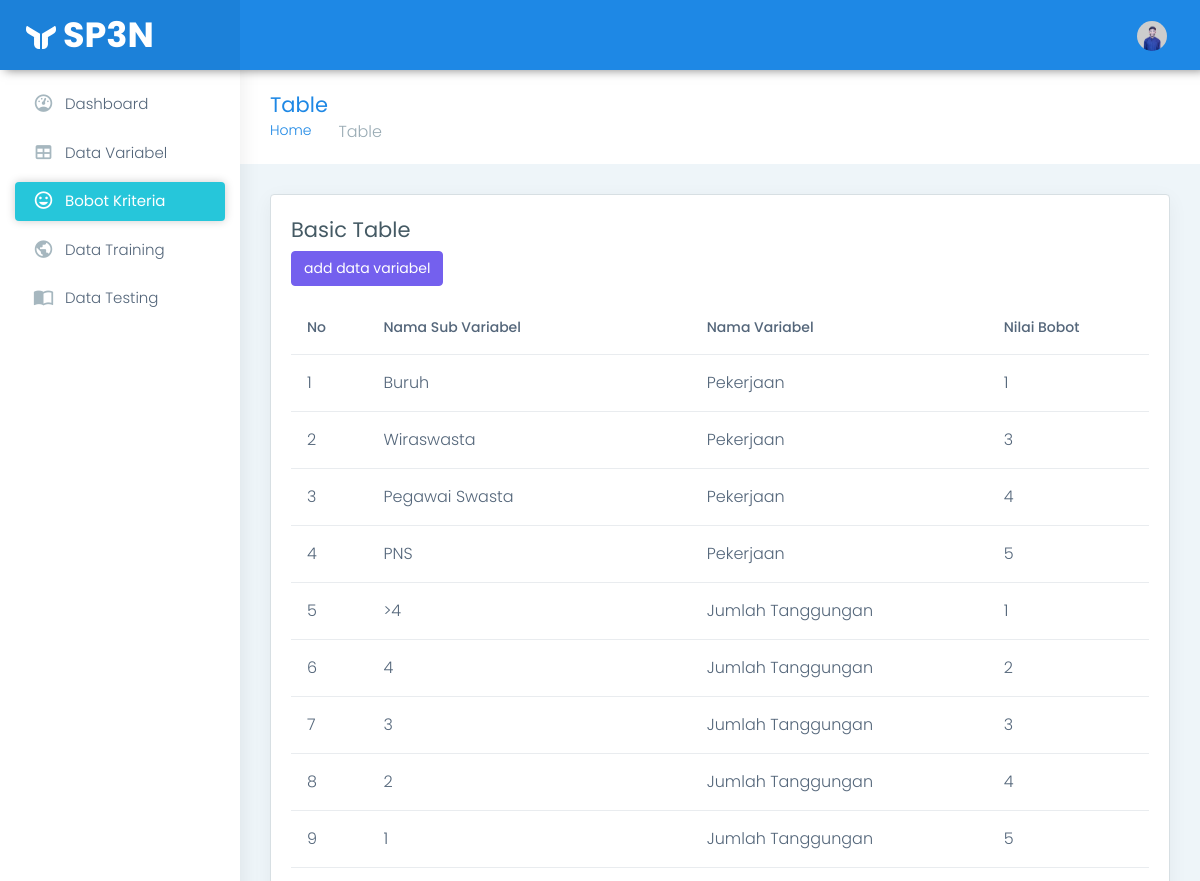
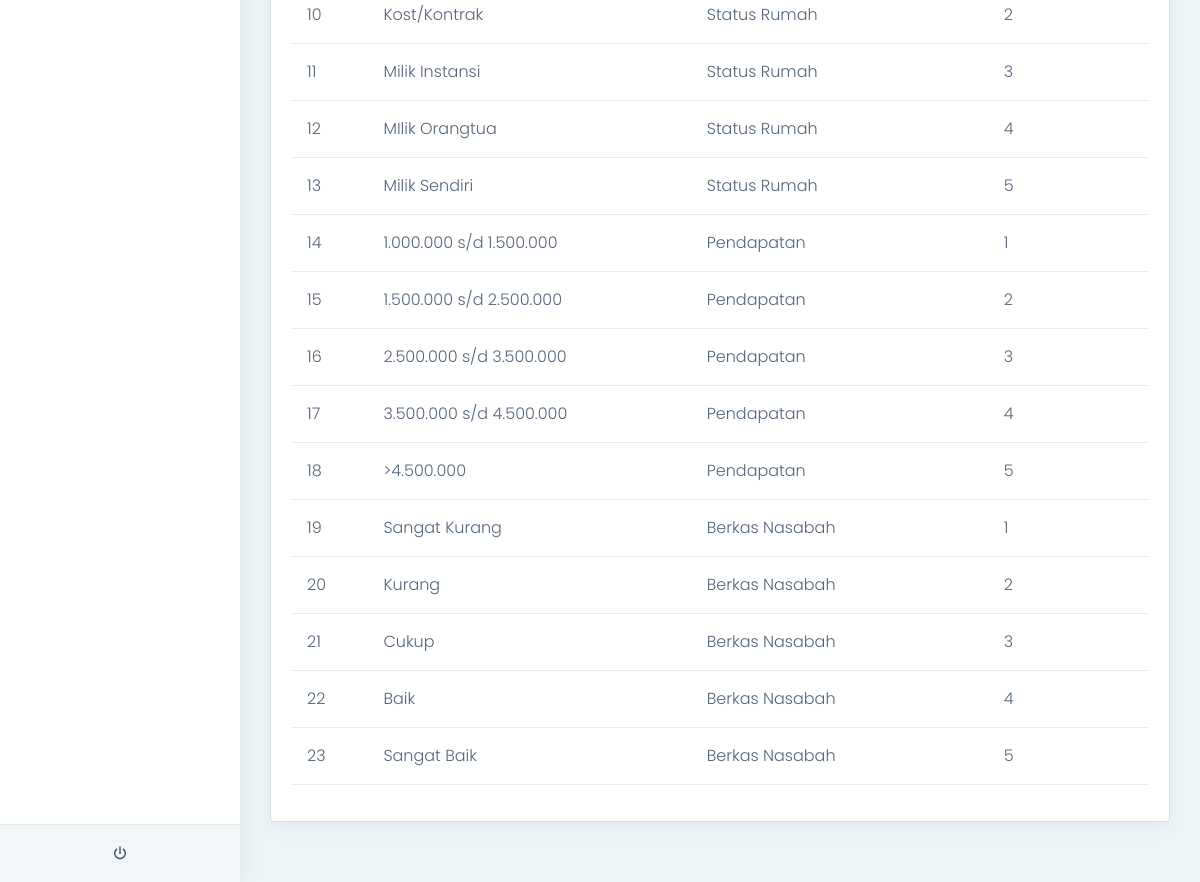
The app's page /viewlogin/Dasboard/html/data-bobot.php with its own data (2 pictures, top to bottom).
### tables this page shows
CREATE TABLE `tb_sub_variabel` (
  `id_sub_variabel` int(11) NOT NULL,
  `id_variabel` int(11) NOT NULL,
  `nama_sub_variabel` varchar(60) NOT NULL,
  `bobot` int(11) NOT NULL
);

CREATE TABLE `tb_variabel` (
  `id_variabel` int(11) NOT NULL,
  `nama_variabel` varchar(80) NOT NULL
);

### viewlogin/Dasboard/html/crudsubvariabel/read.php (the view)
<?php
include('../../../koneksi.php');
$no = 1;
$query = mysqli_query($conn,  "SELECT * FROM tb_sub_variabel, tb_variabel where tb_sub_variabel.id_variabel=tb_variabel.id_variabel order by id_sub_variabel");
while ($row = mysqli_fetch_array($query)) {
?>
    <tr>
        <td><?php echo $no++ ?></td>
        <td><?php echo $row['nama_sub_variabel']; ?> </td>
        <td><?php echo $row['nama_variabel']; ?> </td>
        <td><?php echo $row['bobot']; ?> </td>
    </tr>
<?php
}
?>

### viewlogin/Dasboard/html/template/header.php (shortened to what this page needs)
<!DOCTYPE html>
<html dir="ltr" lang="en">
<head>
    <link href="../assets/plugins/chartist-js/dist/chartist.min.css" rel="stylesheet">
    <link href="../assets/plugins/chartist-js/dist/chartist-init.css" rel="stylesheet">
    <link href="../assets/plugins/chartist-plugin-tooltip-master/dist/chartist-plugin-tooltip.css" rel="stylesheet">
    <link href="../assets/plugins/c3-master/c3.min.css" rel="stylesheet">
    <link href="css/style.min.css" rel="stylesheet">
</head>
<body>
    <div id="main-wrapper" data-layout="vertical" data-navbarbg="skin6" data-sidebartype="full" data-sidebar-position="absolute" data-header-position="absolute" data-boxed-layout="full">
        <header class="topbar" data-navbarbg="skin6">
            <nav class="navbar top-navbar navbar-expand-md navbar-dark">
                <div class="navbar-header" data-logobg="skin6">
                    <a class="navbar-brand ms-4" href="index.php">
                        <b class="logo-icon">
                            <img src="../assets/images/logo-light-icon.png" alt="homepage" class="dark-logo" />
                        </b>
                        <span style="color: white; font-size: 35px; font-weight: bold; ">
                            SP3N
                        </span>
                    </a>
                </div>
                <div class="navbar-collapse collapse" id="navbarSupportedContent" data-navbarbg="skin5">
                    <ul class="navbar-nav me-auto mt-md-0 ">
                        <li class="nav-item search-box">
                            <a class="nav-link text-muted" href="javascript:void(0)"><i class="ti-search"></i></a>
                        </li>
                    </ul>
                    <ul class="navbar-nav">
                        <li class="nav-item dropdown">
                            <a class="nav-link dropdown-toggle text-muted waves-effect waves-dark" href="#" id="navbarDropdown" role="button" data-bs-toggle="dropdown" aria-expanded="false">
                                <img src="../assets/images/users/developer1.jpg" alt="user" class="profile-pic me-2"><?php echo $_SESSION['email'] ?>
                            </a>
                        </li>
                    </ul>
                </div>
            </nav>
        </header>

### viewlogin/Dasboard/html/template/sidebar.php
<aside class="left-sidebar" data-sidebarbg="skin6">
    <div class="scroll-sidebar">
        <nav class="sidebar-nav">
            <ul id="sidebarnav">
                <li class="sidebar-item"> <a class="sidebar-link waves-effect waves-dark sidebar-link" href="index.php" aria-expanded="false"><i class="mdi me-2 mdi-gauge"></i><span class="hide-menu">Dashboard</span></a></li>
                <li class="sidebar-item"> <a class="sidebar-link waves-effect waves-dark sidebar-link" href="data-variabel.php" aria-expanded="false"><i class="mdi me-2 mdi-table"></i><span class="hide-menu">Data Variabel</span></a></li>
                <li class="sidebar-item"> <a class="sidebar-link waves-effect waves-dark sidebar-link" href="data-bobot.php" aria-expanded="false"><i class="mdi me-2 mdi-emoticon"></i><span class="hide-menu">Bobot Kriteria</span></a></li>
                <li class="sidebar-item"> <a class="sidebar-link waves-effect waves-dark sidebar-link" href="data-training.php" aria-expanded="false"><i class="mdi me-2 mdi-earth"></i><span class="hide-menu">Data Training</span></a></li>
                <li class="sidebar-item"> <a class="sidebar-link waves-effect waves-dark sidebar-link" href="data-testing.php" aria-expanded="false"><i class="mdi me-2 mdi-book-open-variant"></i><span class="hide-menu">Data Testing</span></a>
                </li>
            </ul>
        </nav>
    </div>
    <div class="sidebar-footer">
        <div class="row">
            <div class="col-4 link-wrap">
                <a href="" class="link" data-toggle="tooltip" title="" data-original-title="Settings"><i class="ti-settings"></i></a>
            </div>
            <div class="col-4 link-wrap">
                <a href="../../../viewlogin/auth/action-logout.php" class="link" data-toggle="tooltip" title="" data-original-title="Logout"><i class="mdi mdi-power"></i></a>
            </div>
        </div>
    </div>
</aside>

### viewlogin/Dasboard/html/data-bobot.php (shortened to what this page needs)
<?php include('../html/template/header.php'); ?>
<?php include('../html/template/sidebar.php'); ?>
<div class="page-wrapper">
    <div class="page-breadcrumb">
        <div class="row align-items-center">
            <div class="col-md-6 col-8 align-self-center">
                <h3 class="page-title mb-0 p-0">Table</h3>
                <div class="d-flex align-items-center">
                    <nav aria-label="breadcrumb">
                        <ol class="breadcrumb">
                            <li class="breadcrumb-item"><a href="#">Home</a></li>
                            <li class="breadcrumb-item active" aria-current="page">Table</li>
                        </ol>
                    </nav>
                </div>
            </div>
        </div>
    </div>
    <div class="container-fluid">
        <div class="row">
            <div class="col-sm-12">
                <div class="card">
                    <div class="card-body">
                        <h4 class="card-title">Basic Table</h4>
                        <h6 class="card-subtitle">
                            <button type="button" class="btn btn-primary" data-toggle="modal" data-target="#exampleModal">
                                add data variabel
                            </button>
                                                        <?php include('../html/crudsubvariabel/pull.php'); ?>
                        </h6>
                        <div class="table-responsive">
                            <table class="table user-table">
                                <thead>
                                    <tr>
                                        <th class="border-top-0">No</th>
                                        <th class="border-top-0">Nama Sub Variabel</th>
                                        <th class="border-top-0">Nama Variabel</th>
                                        <th class="border-top-0">Nilai Bobot</th>
                                    </tr>
                                </thead>
                                <tbody>
                                    <?php include('../html/crudsubvariabel/read.php'); ?>
                                </tbody>
                            </table>
                        </div>
                    </div>
                </div>
            </div>
        </div>
        <?php include('../html/template/footer.php'); ?>

### viewlogin/Dasboard/html/template/footer.php (shortened to what this page needs)
</div>
</div>
</body>
</html>

### records on screen
tb_sub_variabel: nama_sub_variabel "Buruh", id_variabel.nama_variabel "Pekerjaan", bobot "1"
tb_sub_variabel: nama_sub_variabel "Wiraswasta", id_variabel.nama_variabel "Pekerjaan", bobot "3"
tb_sub_variabel: nama_sub_variabel "Pegawai Swasta", id_variabel.nama_variabel "Pekerjaan", bobot "4"
tb_sub_variabel: nama_sub_variabel "PNS", id_variabel.nama_variabel "Pekerjaan", bobot "5"
tb_sub_variabel: nama_sub_variabel ">4", id_variabel.nama_variabel "Jumlah Tanggungan", bobot "1"
tb_sub_variabel: nama_sub_variabel "4", id_variabel.nama_variabel "Jumlah Tanggungan", bobot "2"
tb_sub_variabel: nama_sub_variabel "3", id_variabel.nama_variabel "Jumlah Tanggungan", bobot "3"
tb_sub_variabel: nama_sub_variabel "2", id_variabel.nama_variabel "Jumlah Tanggungan", bobot "4"
tb_sub_variabel: nama_sub_variabel "1", id_variabel.nama_variabel "Jumlah Tanggungan", bobot "5"
tb_sub_variabel: nama_sub_variabel "Kost/Kontrak", id_variabel.nama_variabel "Status Rumah", bobot "2"
tb_sub_variabel: nama_sub_variabel "Milik Instansi", id_variabel.nama_variabel "Status Rumah", bobot "3"
tb_sub_variabel: nama_sub_variabel "MIlik Orangtua", id_variabel.nama_variabel "Status Rumah", bobot "4"
tb_sub_variabel: nama_sub_variabel "Milik Sendiri", id_variabel.nama_variabel "Status Rumah", bobot "5"
tb_sub_variabel: nama_sub_variabel "1.000.000 s/d 1.500.000", id_variabel.nama_variabel "Pendapatan", bobot "1"
tb_sub_variabel: nama_sub_variabel "1.500.000 s/d 2.500.000", id_variabel.nama_variabel "Pendapatan", bobot "2"
tb_sub_variabel: nama_sub_variabel "2.500.000 s/d 3.500.000", id_variabel.nama_variabel "Pendapatan", bobot "3"
tb_sub_variabel: nama_sub_variabel "3.500.000 s/d 4.500.000", id_variabel.nama_variabel "Pendapatan", bobot "4"
tb_sub_variabel: nama_sub_variabel ">4.500.000", id_variabel.nama_variabel "Pendapatan", bobot "5"
tb_sub_variabel: nama_sub_variabel "Sangat Kurang", id_variabel.nama_variabel "Berkas Nasabah", bobot "1"
tb_sub_variabel: nama_sub_variabel "Kurang", id_variabel.nama_variabel "Berkas Nasabah", bobot "2"
tb_sub_variabel: nama_sub_variabel "Cukup", id_variabel.nama_variabel "Berkas Nasabah", bobot "3"
tb_sub_variabel: nama_sub_variabel "Baik", id_variabel.nama_variabel "Berkas Nasabah", bobot "4"
tb_sub_variabel: nama_sub_variabel "Sangat Baik", id_variabel.nama_variabel "Berkas Nasabah", bobot "5"
